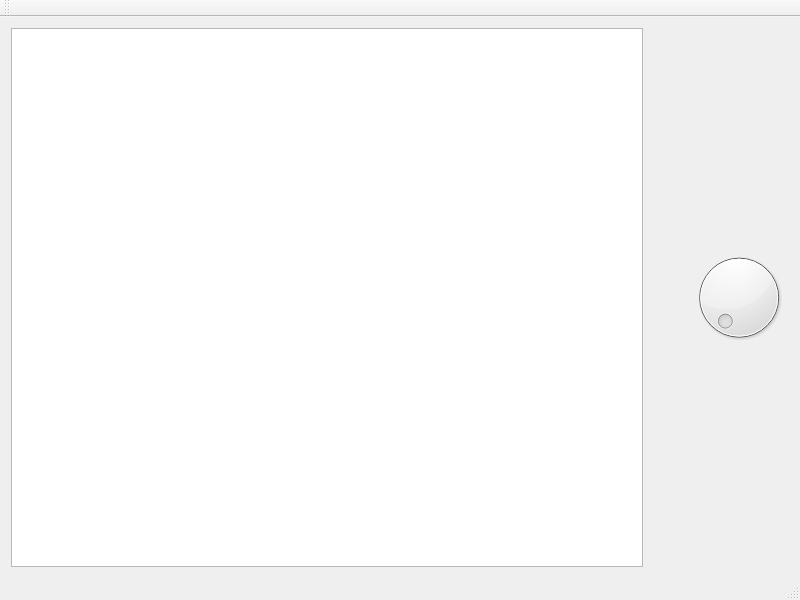
<?xml version="1.0" encoding="UTF-8"?>
<ui version="4.0">
 <class>MainWindow</class>
 <widget class="QMainWindow" name="MainWindow">
  <property name="geometry">
   <rect>
    <x>0</x>
    <y>0</y>
    <width>800</width>
    <height>600</height>
   </rect>
  </property>
  <property name="windowTitle">
   <string>MainWindow</string>
  </property>
  <widget class="QWidget" name="centralWidget">
   <layout class="QHBoxLayout" name="horizontalLayout">
    <item>
     <widget class="QGraphicsView" name="graphicsView"/>
    </item>
    <item>
     <spacer name="horizontalSpacer">
      <property name="orientation">
       <enum>Qt::Horizontal</enum>
      </property>
      <property name="sizeType">
       <enum>QSizePolicy::Maximum</enum>
      </property>
      <property name="sizeHint" stdset="0">
       <size>
        <width>40</width>
        <height>40</height>
       </size>
      </property>
     </spacer>
    </item>
    <item>
     <widget class="QDial" name="dial">
      <property name="enabled">
       <bool>true</bool>
      </property>
      <property name="minimumSize">
       <size>
        <width>100</width>
        <height>329</height>
       </size>
      </property>
      <property name="maximum">
       <number>359</number>
      </property>
      <property name="value">
       <number>0</number>
      </property>
     </widget>
    </item>
   </layout>
  </widget>
  <widget class="QMenuBar" name="menuBar">
   <property name="geometry">
    <rect>
     <x>0</x>
     <y>0</y>
     <width>800</width>
     <height>21</height>
    </rect>
   </property>
  </widget>
  <widget class="QToolBar" name="mainToolBar">
   <attribute name="toolBarArea">
    <enum>TopToolBarArea</enum>
   </attribute>
   <attribute name="toolBarBreak">
    <bool>false</bool>
   </attribute>
  </widget>
  <widget class="QStatusBar" name="statusBar"/>
 </widget>
 <layoutdefault spacing="6" margin="11"/>
 <resources/>
 <connections/>
</ui>
